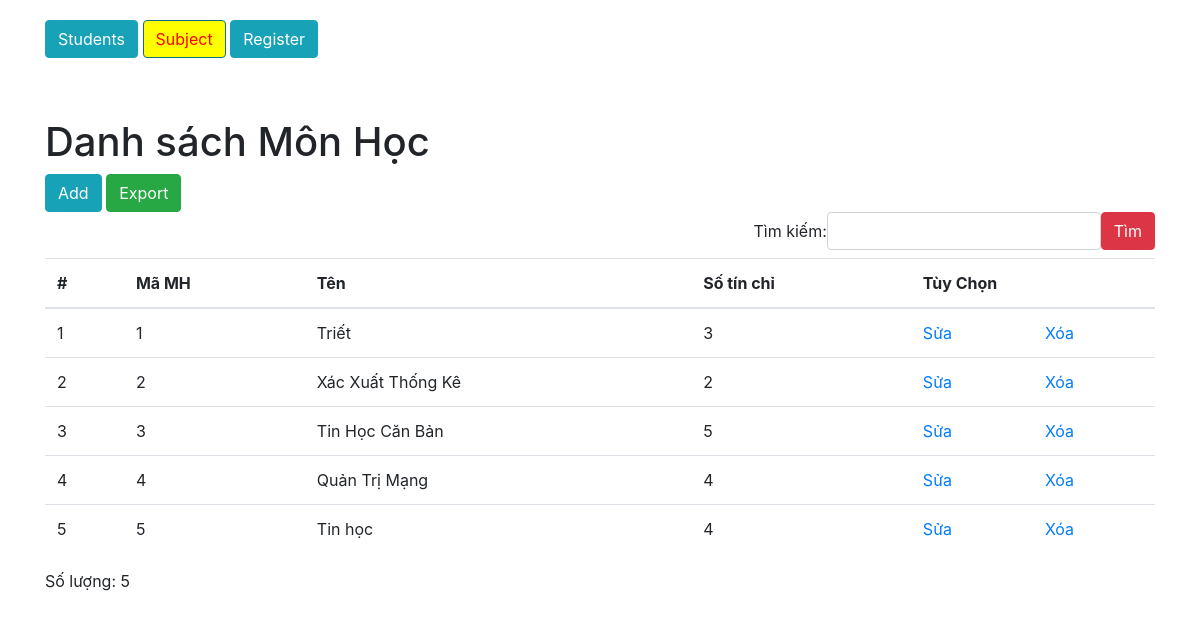
/index.php?c=subject, run on the app's committed database.
### tables this page shows
CREATE TABLE `subject` (
  `id` int(11) NOT NULL,
  `name` varchar(50) NOT NULL,
  `number_of_credit` tinyint(4) NOT NULL
);

### controller/SubjectController.php (called while the page is built, shortened)
<?php
class SubjectController {
	function list(){
		$subjectRepository = new SubjectRepository();
		$subjects = $subjectRepository->fetch();
		$search = !empty($_GET["search"]) ? $_GET["search"]: "";
		if(!empty($search)){
			$subjects = $subjectRepository->getByPattern($search);
		}else{
			$subjects = $subjectRepository->fetch();
		}
		require "view/subject/list.php";
	}
}
?>

### index.php (called while the page is built, shortened)
<?php
$a = !empty($_GET["a"]) ? $_GET["a"] : "list";
require "connectDb.php";
require "model/SubjectRepository.php";
require "model/Subject.php";
$controller = new $controller;
$controller->$a();
?>

### model/SubjectRepository.php (called while the page is built, shortened)
<?php
class SubjectRepository{
	function fetch($cond = null){
		global $conn;
		$sql = "SELECT * FROM subject";
		$result = $conn->query($sql);
		$subjects = [];
		while ($row = $result->fetch_assoc()) {
			$subject = new Subject($row["id"], $row["name"], $row["number_of_credit"]);
			$subjects[] = $subject;
		}
		return $subjects;
	}
}
 ?>

### model/Subject.php (called while the page is built, shortened)
<?php
class Subject {
	function __construct($id, $name, $number_of_credit){
		$this->id = $id;
		$this->name = $name;
		$this->number_of_credit = $number_of_credit;
	}
}
?>

### view/subject/list.php (the view, shortened to what this page needs)
<?php require "layout/header.php" ?>
<h1>Danh sách Môn Học</h1>
<a href="index.php?c=subject&a=add" class="btn btn-info">Add</a>
<a href="index.php?c=subject&a=export" class="btn btn-success">Export</a>
<form action="index.php" method="GET">
	<label class="form-inline justify-content-end">Tìm kiếm: <input type="search" name="search" class="form-control" value="<?=!empty($search) ? $search : ""?>">
		<button class="btn btn-danger">Tìm</button>
	</label>
</form>
<table class="table table-hover">
	<thead>
		<tr>
			<th>#</th>
			<th>Mã MH</th>
			<th>Tên</th>
			<th>Số tín chỉ</th>
			<th colspan="2">Tùy Chọn</th>
		</tr>
	</thead>
	<tbody>
		<?php
		$order=0;
		foreach ($subjects as $subject):
			$order++;
			?>
			<tr>
				<td><?=$order?></td>
				<td><?=$subject->id?></td>
				<td><?=$subject->name?></td>
				<td><?=$subject->number_of_credit?></td>
				<td><a href="index.php?c=subject&a=edit&id=<?=$subject->id?>">Sửa</a></td>
				<td><a  class="delete" href="index.php?c=subject&a=delete&id=<?=$subject->id?>" type="subject">Xóa</a></td></a></td>
			</tr>
		<?php endforeach?>
	</tbody>
</table>
<div>
	<span>Số lượng: <?=count($subjects)?></span>
</div>
<?php require "layout/footer.php" ?>

### public/css/style.css (style rules this page uses)
label { font-weight: normal; }

### data on the page
subject: id "1", name "Triết", number_of_credit "3"
subject: id "2", name "Xác Xuất Thống Kê", number_of_credit "2"
subject: id "3", name "Tin Học Căn Bản", number_of_credit "5"
subject: id "4", name "Quản Trị Mạng", number_of_credit "4"
subject: id "5", name "Tin học", number_of_credit "4"

### other printed values
count($subjects) "5"
